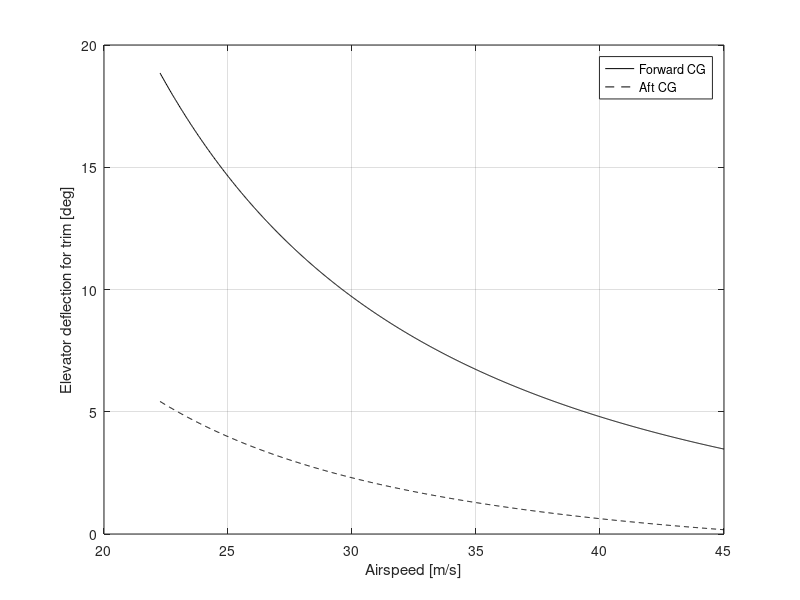

This figure's MATLAB source:
%% Properties
Iyy = 93.7; % [kgm^2] This requires the maximum Clc for Iyy < 20 kgm^2

%% Inital Sizing for Rotational Requirements
theta_dd = 10*pi/180; % [deg/s^2] Angular acceleration
elevator = -25*pi/180; % [rad]
Cl0 = 0.107; % Wing lift coefficient at zero AoA
CM0 = -0.02; % Zero lift pitching moment
a = 3.72;

rho = 1.167; % [kg/m^3]

Vstall = 15.9; % [m/s]
VR = 1.4*Vstall; % Rotation speed (speed at TO)

Q = 0.5*rho*VR^2; % Dynamic pressure

S = 8.34; % [m^2]
St = 0.824; % [m^2]
c = 1.46; % [m]

h0 = 1.97/c;
hfwd = 0.95; % most forward centre of gravity
haft = 1.1;

etaT = 0.047; % Canard incidence (proposed)
alpha = 0; % AoA at rotation point

Lwbn = Cl0*Q*S;
M0 = CM0*Q*S*c;

T_tot = 150*9.81; % Total thrust required
thrustRatio = 1.4;

% Tf = T_tot/((1 + thrustRatio)*2);
% Tr = Tf*thrustRatio
Tf = 0; % Thrusts assumed to be balanced
Tr = 0;

lc = 1.89;  % [m] Canard moment arm (ac)
lfr = 1.95; % [m] Front rotors (x2) moment arm (ac)
lrr = 1.375; % [m] Rear rotors (x2) moment arm (ac)

xcg_c = (lc - (h0 - hfwd)*c); % [m] Distance between cg (of a/c) and ac of canard
xcg_fr = lfr - (h0 - hfwd)*c;
xcg_rr = lrr + (h0 - hfwd)*c;

Lc = (1/xcg_c)*(Iyy*theta_dd + ... % [N] Lift required from canard
      + Lwbn*(h0 - hfwd)*c ...
      - M0 ...
      - 2*Tr*xcg_rr ...
      + 2*Tf*xcg_fr); 

Clc = Lc/(Q*St) % Required Cl

alpha_h = alpha + etaT;
a1 = 4.73;

te = (Clc/a1 + alpha_h)/elevator; % Effectiveness parameter
chord_ratio = 0.46; % From reading graph of te
b = 1.95;

cm = 0.4135; % Mean chord length of the canard
cr = 0.4353; % Root ""
ct = 0.3918; % Tip ""

c_c = [cm; cr; ct];
span_ratio = 0.7; 

be = 1.9932*span_ratio;
ce = chord_ratio*c_c; % Chord length of the elevator [mean; root; tip]


%% Checking horizontal tail lift coefficient with max elevator deflection
d_alpha_oe = -1.15*chord_ratio*(-15); % [deg]
% Run Prandtl_Check_Lift then compare with Clc to see if they match

%% Calculate elevator effectiveness derivatives
% Used to confirm that the max deflection required never goes beyond the
% established value
V_H = 0.136;
te_2 = 0.64; % Effectiveness parameter as re-evaluated for the revised chord ratio
l = 1.89;

C_mde = a1*V_H*(span_ratio)*te_2 % [/rad] change of aircraft pitching moment coefficient with respect to elevator deflection
C_lde = a1*(St/S)*span_ratio*te_2 % [/rad] rate of change of aircraft lift coefficient with respect to elevator deflection
C_lhde = a1*te_2; % [/rad] rate of change of tail lift coefficient with respect to elevator deflection [a2] 

%% Calculate elevator deflection and plot for different conditions
% Assuming transition has been taken care of
% Considering cruise/loiter altitude, and transition altitude

zT = 0; % Assuming that thrust and drag have no moment
T = 1e3;
V = linspace(22.26, 45, 1000); % [m/s]
Cl0 = 0.107;

rho = 1.167; % Air density
Q = 0.5*rho*V.^2; % Dynamic pressure

Cl = 150*9.81./(Q*S);
thrustEffect = T*zT./(Q*S*c); % Placeholder

h = [hfwd haft]; 

Cma = a.*(h - h0) + a1*V_H;
% 
dE_fwd = (((h0 - h(1)).*Cl - CM0)/V_H - (a1/a)*Cl - a1*etaT)/(C_lhde + V_H*(a1/a)*C_lde +(h0-h(1))*C_lde - C_mde);
dE_aft = (((h0 - h(2)).*Cl - CM0)/V_H - (a1/a)*Cl - a1*etaT)/C_lhde;
dE_aft = (((h0 - h(2)).*Cl - CM0)/V_H - (a1/a)*Cl - a1*etaT)/(C_lhde + V_H*(a1/a)*C_lde +(h0-h(2))*C_lde - C_mde);



figure()
plot(V, dE_fwd*180/pi, 'black')
hold on
plot(V, dE_aft*180/pi, 'black--')

grid on
xlabel('Airspeed [m/s]')
ylabel('Elevator deflection for trim [deg]')
legend('Forward CG', 'Aft CG')
